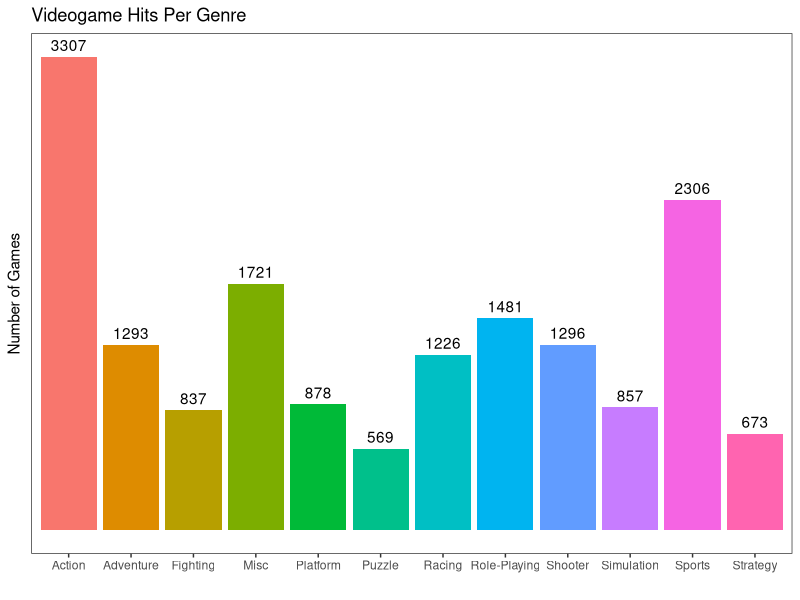

R code for this plot:
# Byronie Richards 
# u-572445

## Load packages ---------------------------------------------------------------
library(dplyr)
library(ggplot2)

## Load data -------------------------------------------------------------------
videogames <- read.delim("./input/videogames.txt", stringsAsFactors = FALSE)

## Exercise 1 -----------------------------------------------------------------
colNames <- colnames(videogames)

onlyGlobalSalesVideogames <- videogames

onlyGlobalSalesVideogames[ , grepl('Sales', names(onlyGlobalSalesVideogames), 
fixed=TRUE) & names(onlyGlobalSalesVideogames) != 'Global_Sales'] <- NULL

answer1 <- onlyGlobalSalesVideogames[onlyGlobalSalesVideogames$Global_Sales >= 1
, ]

# print(answer1[answer1$Global_Sales < 1, ])


## Exercise 2 -----------------------------------------------------------------

videogamesWithAVGScore <- videogames
videogamesWithAVGScore$Average_Score <- ((videogamesWithAVGScore$Critic_Score / 
10) + videogamesWithAVGScore$User_Score) / 2
# str(videogamesWithAVGScore)

answer2 <- videogamesWithAVGScore
# str(answer2)

## Exercise 3 -----------------------------------------------------------------

PlaformsAndGlobalSales <- videogames[ , names(videogames) == 'Name' | 
names(videogames) == 'Global_Sales'] %>% group_by(Name) %>%
                         summarise(Global_Sales = sum(Global_Sales), 
                         Num_Platforms = n())


answer3 <- PlaformsAndGlobalSales
# str(answer3)


## Exercise 4 -----------------------------------------------------------------

NoKAVideogames <- videogames
NoKAVideogames$Rating[NoKAVideogames$Rating == 'K-A'] <- 'E10+'

answer4 <- NoKAVideogames
# print(answer4[answer4$Rating == 'K-A', ])

## Exercise 5 -----------------------------------------------------------------

WiiUScores <- videogames[ videogames$Platform == 'WiiU' , 
names(videogames) == 'Platform' | names(videogames) == 'Critic_Score' | 
names(videogames) == 'User_Score' | names(videogames) == 'Critic_Count' | 
names(videogames) == 'User_Count']

# str(WiiUScores)

answer5 <- ggplot() + 
    geom_point(data = WiiUScores, mapping = aes(y = Critic_Score, 
    x = User_Score, color = Critic_Count, size = User_Count)) + 
    labs(title="WiiU Critic Scores by User Scores", x="Users' Scores",
     y="Critics' Scores", color="Critic Count", size = "User Count") + 
    scale_color_continuous(low = "white", high = "black")
# answer5

## Exercise 6 -----------------------------------------------------------------

videogameRatings <- videogames[, names(videogames) == 'Name' | 
names(videogames) == 'Rating']

# str(videogameRatings)


answer6 = ggplot(data = videogameRatings, mapping = aes( x = Rating)) + 
            geom_bar() + 
            scale_x_discrete(limits = c("E", "E10+", "T", "M"), 
            labels = c("Everyone", "Everyone 10+", "Teen", "Mature")) + 
            labs( x = 'Ratings', y = 'Number of Games', 
            title = 'Number of Games per Rating')
# answer6

## Exercise 7 -----------------------------------------------------------------

UbiAct <- videogames[videogames$Publisher == 'Ubisoft' | 
videogames$Publisher == 'Activision', names(videogames) == 'Genre' | 
names(videogames) == 'Publisher']
UbiAct <- na.omit(UbiAct)

answer7 <- ggplot(data = UbiAct, mapping = aes( x = Publisher, fill = Genre)) + 
geom_bar(position = "dodge") + labs( y = 'Genre', x = 'Number of Publishes', 
title = "Number of Publishes per Genre for 'Ubisoft' and 'Activision'")
# answer7

## Exercise 8 -----------------------------------------------------------------

GenreCritics <- videogames[ , names(videogames) == 'Genre' | 
names(videogames) == 'Critic_Score']

# str(GenreCritics)

answer8 <- ggplot(data = GenreCritics, mapping = aes( x = Genre, 
y = Critic_Score)) + geom_boxplot(outlier.colour="skyblue") + 
labs(x = 'Genre', y = 'Critic Scores', 
title = 'Distribution of Critic Scores by Genre')
# answer8

## Exercise 9 -----------------------------------------------------------------

legoGames <- videogames[grepl('LEGO', videogames$Name, 
ignore.case = TRUE) , 
names(videogames) == 'Name' | names(videogames) == 'User_Score' | 
names(videogames) == 'Global_Sales'] 
User_Score_Mean <- mean(na.omit(legoGames[['User_Score']]))
Total_Global_Sales <- sum(na.omit(legoGames[['Global_Sales']]))
All_LEGO_Games <- select(legoGames, Name) %>% 
    group_by(Name) %>%
    distinct()

# str(legoGames)

answer9 <- list(
        user_score_mean = User_Score_Mean, 
        total_global_sales = Total_Global_Sales,
        all_lego_games = All_LEGO_Games
    )

# answer9

## Exercise 10 -----------------------------------------------------------------

numGamesPerYear <- videogames[ videogames$Year_of_Release == 
max(videogames$Year_of_Release), 
                    names(videogames) == 'Year_of_Release' | 
                    names(videogames) == 'Genre'] %>%
                group_by(Genre) %>% 
                summarise( GamesPerYear = n())

# str(numGamesPerYear)

answer10 <- ggplot(data = videogames , mapping = aes(x = Year_of_Release, 
color=Genre)) + 
labs( x = 'Year of Release', y = 'Number of Games', title='') + 
scale_color_discrete(breaks = numGamesPerYear$Genre) +
geom_line(stat = "count")

# answer10

## Exercise 11 -----------------------------------------------------------------

gameGenre <- videogames[ , names(videogames) == 'Name' | 
names(videogames) == 'Genre']

gameGenre <- transform(gameGenre, NumOfGames = ave(seq(nrow(gameGenre)), Genre, 
FUN=length))
gameGenre <- gameGenre %>% count(Genre, NumOfGames)


# str(gameGenre)

answer11 <- ggplot(data = gameGenre, 
mapping = aes(y = as(NumOfGames, 'integer'), x = Genre, fill=Genre)) + 
geom_col() + labs( x = "", y = "Number of Games", 
title="Videogame Hits Per Genre") + 
theme_bw() +
theme(legend.position="none", panel.grid = element_blank(), 
axis.text.y=element_blank(), axis.ticks.y = element_blank()) + 
geom_text(aes(label=NumOfGames), vjust=-0.5)

answer11


